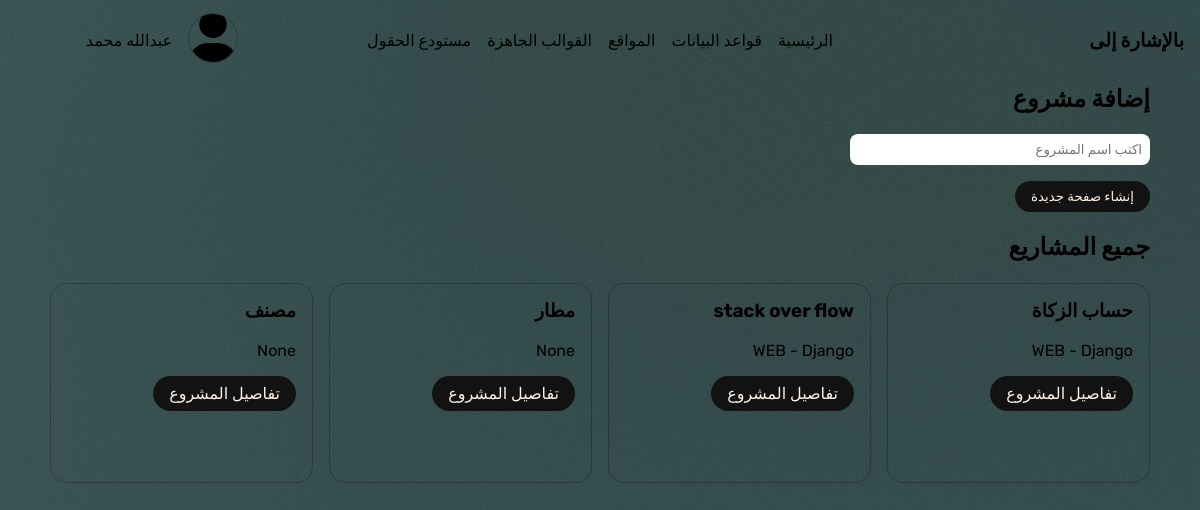
The page /v2/ on the database its author committed.
### app_v2/models.py (models this page shows)
class Project(models.Model):
    name = models.CharField(max_length=200)
    p_type = models.ForeignKey(ProjectType, on_delete=models.SET_NULL, blank=True, null=True)
    def __str__(self):
        return self.name
    class Meta:
        verbose_name = 'مشروع'
        verbose_name_plural = 'مشاريع'

class ProjectType(models.Model):
    name = models.CharField(max_length=200)
    def __str__(self):
        return self.name
    class Meta:
        verbose_name = 'نوع مشروع'
        verbose_name_plural = 'أنواع المشاريع'

### app_v2/views.py (the view)
# urls.py: path('', index, name='index'),
def index(request):
    projects = Project.objects.all()
    if request.POST:
        project_name = request.POST.get('project-name-input')
        Project.objects.create(name=project_name)
    context = {
        'projects': projects,
    }
    return render(request, 'app_v2/index.html', context)

### app_v2/templates/app_v2/index.html (shortened to what this page needs)
{% extends 'base.html' %}
{% load static %}
{% block content %}
<section>
    <div class="container">
        <div class="section__heading">
            <h1>إضافة مشروع</h1>
            <form action="" method="POST">
                <input type="text" placeholder="اكتب اسم المشروع" name="project-name-input">
                <button type="submit" class="btn btn-solid-dark">إنشاء صفحة جديدة</button>
            </form>
        </div>
    </div>
</section>
<section>
    <div class="container">
        <div class="section__heading">
            <h1>جميع المشاريع</h1>
        </div>
        <div class="section__content">
            <div class="grid ">
            {% for project in projects %}
                <div class="col">
                    <h3>{{project}}</h3>
                    <br>
                    <p>
                        {{project.p_type}}
                    </p>
                    <a href="#" class="btn btn-solid-dark">تفاصيل المشروع</a>
                </div>
                {% endfor %}
            </div>
        </div>
    </div>
</section>
{% endblock content %}

### project/static/css/main.css (style rules this page uses)
* { padding: 0; margin:0; box-sizing: border-box; font-family: "Rubik"; }
a { color: #000; text-decoration: none; }
.container { margin: 0 auto; }
body { overflow-x: hidden; background-color: #fef0e5; margin-bottom: 1rem; }
section .section__heading { line-height: 1.6; margin-bottom: 1rem }
.grid { display: grid; grid-template-columns: repeat(auto-fit, minmax(250px, 1fr)); gap: 1rem; }
.grid .col { min-height: 200px; border-radius: 1rem; border: 1px solid #12121250; padding: 1rem; }
.btn { display: block; width: fit-content; padding: .5rem 1rem; border-radius: 2rem; margin-top: 1rem; outline: none; border: none; cursor: pointer; }
.btn-solid-dark { background: #121212; color: #fef0e5; }
input { display: block; }
@media (min-width: 1200px) { .container { width: 1100px; } }

### rows shown on the page
Project: name "حساب الزكاة", p_type "WEB - Django"
Project: name "stack over flow", p_type "WEB - Django"
Project: name "مطار", p_type "None"
Project: name "مصنف", p_type "None"
